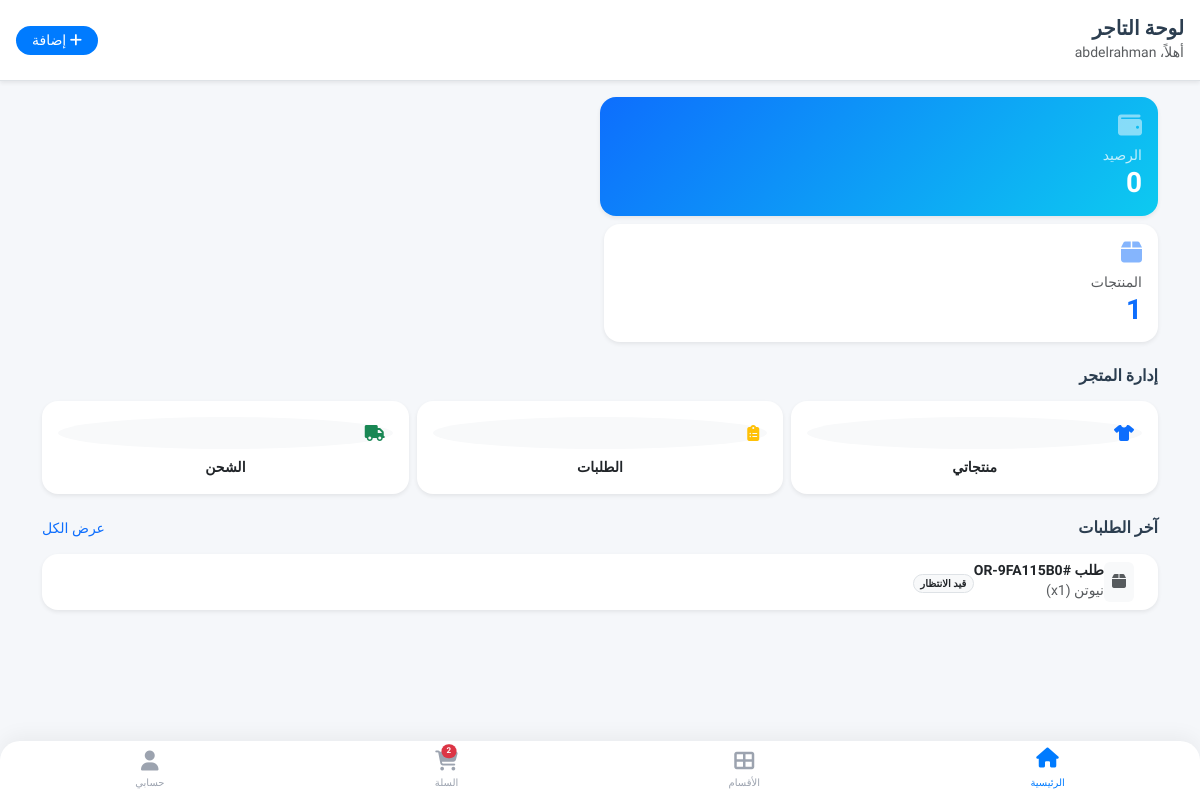
Before: /merchant/ (signed in) with the older database file.
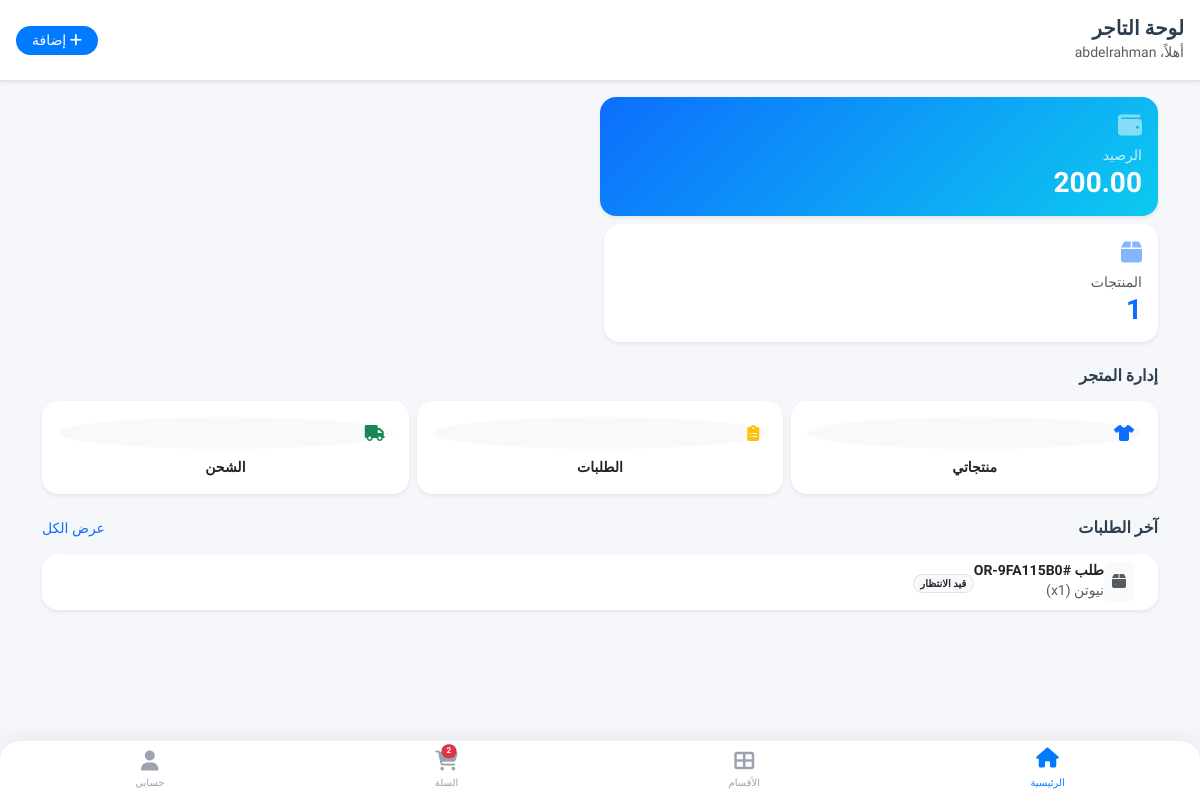
After: the same page with the newer database file.
### store/models.py (models this page shows, shortened)
class Wallet(models.Model):
    merchant = models.OneToOneField(MerchantProfile, on_delete=models.CASCADE, related_name='wallet')
    balance = models.DecimalField(max_digits=12, decimal_places=2, default=0.00, verbose_name="الرصيد الحالي")
    updated_at = models.DateTimeField(auto_now=True)

### merchant_panel/views.py (the view)
# urls.py: path('', views.dashboard, name='merchant_dashboard'),
@login_required
def dashboard(request):
    if not is_merchant(request.user):
        return redirect('home') # أو صفحة خطأ
    merchant = request.user.merchant_profile
    total_products = Product.objects.filter(merchant=merchant).count()
    try:
        balance = merchant.wallet.balance
    except:
        balance = 0
    recent_items = OrderItem.objects.filter(product_size__product__merchant=merchant).order_by('-id')[:5]
    return render(request, 'merchant/dashboard.html', {
        'total_products': total_products,
        'balance': balance,
        'recent_items': recent_items
    })

### merchant_panel/views.py (called while the page is built)
def is_merchant(user):
    return user.role == User.Role.MERCHANT and hasattr(user, 'merchant_profile') and user.merchant_profile.is_approved

### templates/merchant/dashboard.html
{% extends 'base.html' %}
{% block content %}
<div class="bg-white p-3 border-bottom shadow-sm d-flex justify-content-between align-items-center">
    <div>
        <h5 class="m-0 fw-bold">لوحة التاجر</h5>
        <small class="text-muted">أهلاً، {{ request.user.first_name }}</small>
    </div>
    <a href="{% url 'merchant_add_product' %}" class="btn btn-sm btn-primary-app px-3">
        <i class="fas fa-plus"></i> إضافة
    </a>
</div>
<div class="container py-3 mb-5">
    <a href="{% url 'merchant_wallet' %}" class="text-decoration-none">
        <div class="row g-2 mb-4">
            <div class="col-6">
                <div class="card border-0 shadow-sm text-white p-3 h-100" style="background: linear-gradient(135deg, #0d6efd, #0dcaf0);">
                    <i class="fas fa-wallet fs-4 mb-2 opacity-50"></i>
                    <small class="opacity-75">الرصيد</small>
                    <h3 class="fw-bold mb-0">{{ balance }}</h3>
                </div>
            </div>
    </a>
        <div class="col-6">
            <div class="card border-0 shadow-sm bg-white p-3 h-100 text-primary">
                <i class="fas fa-box fs-4 mb-2 opacity-50"></i>
                <small class="text-muted">المنتجات</small>
                <h3 class="fw-bold mb-0">{{ total_products }}</h3>
            </div>
        </div>
    </div>
    <h6 class="fw-bold mb-3">إدارة المتجر</h6>
    <div class="row g-2 mb-4">
        <div class="col-4">
            <a href="{% url 'merchant_products' %}" class="card border-0 shadow-sm p-3 text-center text-decoration-none h-100">
                <div class="bg-light rounded-circle d-inline-flex p-2 mb-2"><i class="fas fa-tshirt text-primary"></i></div>
                <small class="d-block text-dark fw-bold">منتجاتي</small>
            </a>
        </div>
        <div class="col-4">
            <a href="{% url 'merchant_orders' %}" class="card border-0 shadow-sm p-3 text-center text-decoration-none h-100">
                <div class="bg-light rounded-circle d-inline-flex p-2 mb-2"><i class="fas fa-clipboard-list text-warning"></i></div>
                <small class="d-block text-dark fw-bold">الطلبات</small>
            </a>
        </div>
        <div class="col-4">
            <a href="{% url 'merchant_shipping' %}" class="card border-0 shadow-sm p-3 text-center text-decoration-none h-100">
                <div class="bg-light rounded-circle d-inline-flex p-2 mb-2"><i class="fas fa-truck text-success"></i></div>
                <small class="d-block text-dark fw-bold">الشحن</small>
            </a>
        </div>
    </div>
    <div class="d-flex justify-content-between mb-2">
        <h6 class="fw-bold">آخر الطلبات</h6>
        <a href="#" class="small text-primary text-decoration-none">عرض الكل</a>
    </div>
    {% for item in recent_items %}
    <div class="card border-0 shadow-sm mb-2 p-2 d-flex flex-row align-items-center">
        <div class="bg-light rounded p-2 me-3">
            <i class="fas fa-box text-muted"></i>
        </div>
        <div>
            <h6 class="fw-bold mb-0 small">طلب #{{ item.order.order_id }}</h6>
            <small class="text-muted">{{ item.product_size.product.name }} (x{{ item.quantity }})</small>
        </div>
        <div class="ms-auto text-end">
            <span class="badge bg-light text-dark border rounded-pill" style="font-size: 10px;">{{ item.order.get_status_display }}</span>
        </div>
    </div>
    {% empty %}
    <p class="text-muted text-center small py-3">لا توجد طلبات حديثة.</p>
    {% endfor %}
</div>
{% endblock %}

Changed rows visible on the page:
added Wallet: balance "200.00"
Other visible differences:
{{ balance }}: "0" → (not shown)
